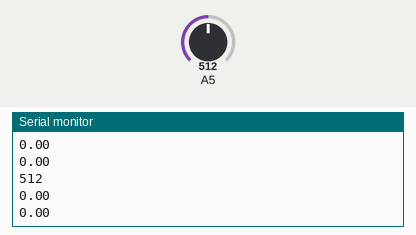
The sketch below on a simulated Arduino Uno, built with avr-gcc and run on an emulated ATmega328P. Shown: the last lines printed to the serial monitor. Inputs (shaded band) come from the test bench; at power-on: A5 = 512.

Above: at 1.3 s.
1.4 s: A5 set to 716
At 1.82 s:
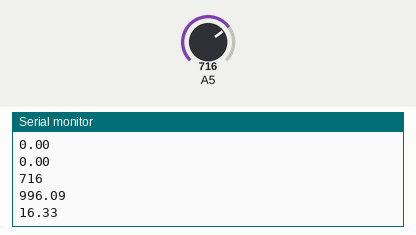
2.9 s: A5 set to 900
At 3.32 s:
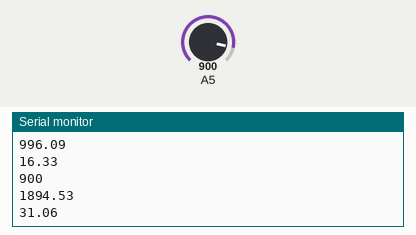
Timing chart, 0 to 5.9 s (numbered marks = the images above; inputs shaded):
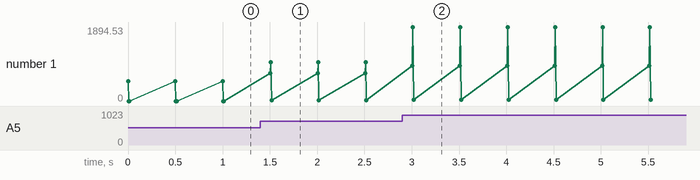

The sketch:

CurrentSensorTest.ino
```cpp
int calVal = 512;
int mVpA = 61;

void setup() {
  Serial.begin(9600);
}

void loop() {
  int val = analogRead(A5);
  int valAdj = val - calVal;
  float milliVolts = ((valAdj * 5.00) / 1024) * 1000;
  float Amps = milliVolts / mVpA;
  Serial.println(val);
  Serial.println(milliVolts);
  Serial.println(Amps);
  delay(500);
}
```

Measured:
- after the input at 1.4 s, the serial monitor: prints a new line after 0.10 s (image 1)
- after the input at 2.9 s, the serial monitor: prints a new line after 0.11 s (image 2)
- plotted number 1: 0 → 16.33 after the input at 1.4 s, 16.33 → 31.06 after the input at 2.9 s
